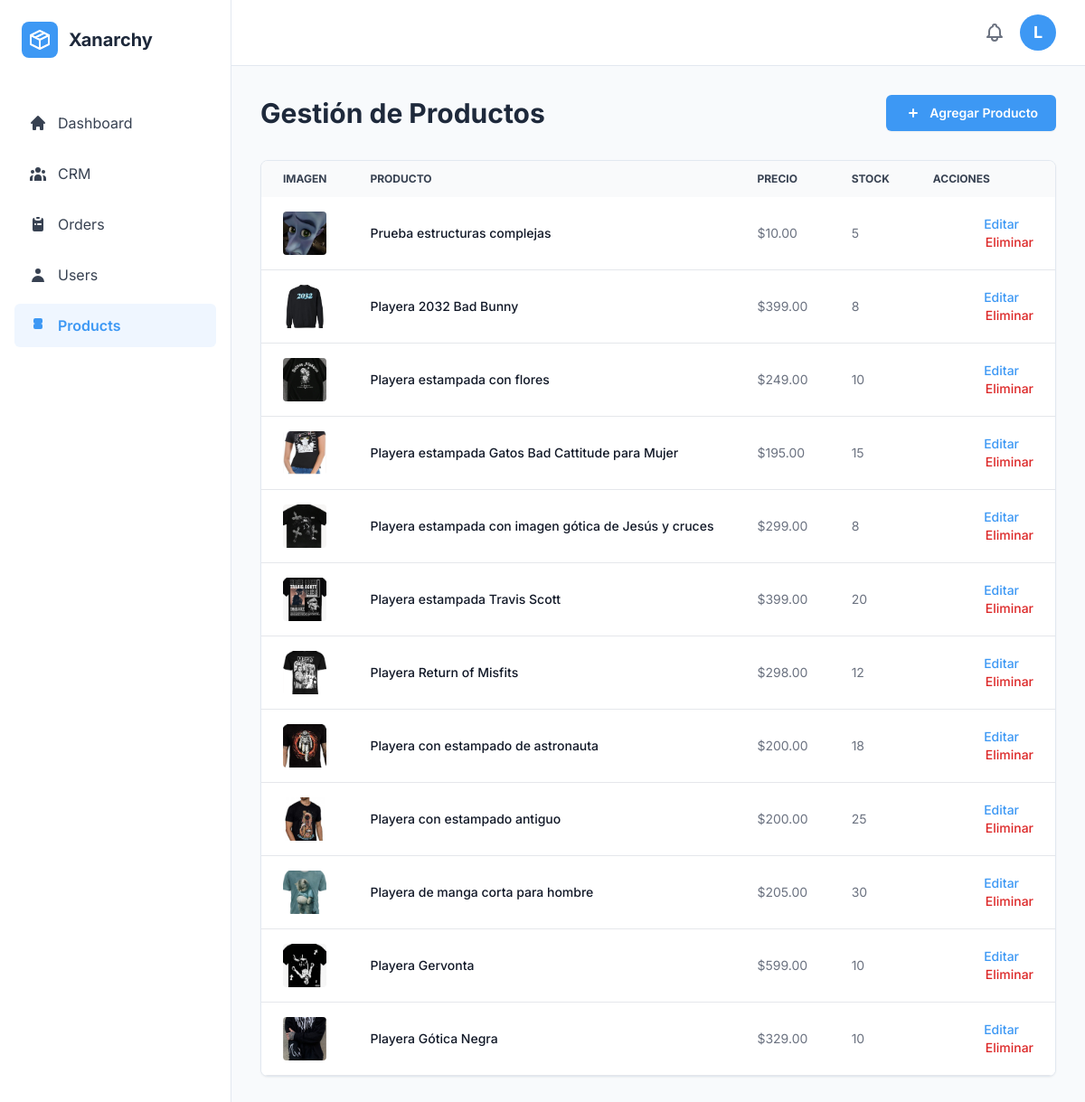
/admin/products.php (signed in), run on the app's committed database.
### tables this page shows
CREATE TABLE `products` (
  `id` int(10) unsigned NOT NULL AUTO_INCREMENT,
  `name` varchar(150) NOT NULL,
  `description` text DEFAULT NULL,
  `price` decimal(10,2) NOT NULL,
  `discount_percentage` decimal(5,2) DEFAULT 0.00,
  `image` varchar(255) DEFAULT NULL,
  `stock` int(10) unsigned NOT NULL DEFAULT 0,
  `created_at` timestamp NOT NULL DEFAULT current_timestamp(),
  PRIMARY KEY (`id`)
);

### admin/products.php (the view, shortened to what this page needs)
<?php
require_once __DIR__ . '/../includes/auth_admin.php';
$products = $pdo->query("SELECT id, name, price, stock, image FROM products ORDER BY created_at DESC")->fetchAll();
require_once __DIR__ . '/includes/header.php';
?>
    <div class="max-w-7xl mx-auto">
        <div class="flex flex-wrap justify-between items-center gap-4 mb-8">
            <h2 class="text-3xl font-bold text-[var(--text-primary)]">Gestión de Productos</h2>
            <a href="add_product.php" class="flex items-center justify-center gap-2 rounded-md h-10 px-5 bg-[var(--primary-color)] text-white text-sm font-semibold hover:bg-[var(--primary-color-hover)] transition-colors duration-200 shadow-sm">
                <svg class="h-5 w-5" fill="currentColor" viewBox="0 0 20 20"><path d="M10 5a1 1 0 011 1v3h3a1 1 0 110 2h-3v3a1 1 0 11-2 0v-3H6a1 1 0 110-2h3V6a1 1 0 011-1z"></path></svg>
                <span>Agregar Producto</span>
            </a>
        </div>
        <div class="bg-white rounded-lg shadow-sm border border-[var(--border-color)] overflow-hidden">
            <div class="overflow-x-auto">
                <table class="w-full text-sm text-left text-gray-500">
                    <thead class="text-xs text-gray-700 uppercase bg-gray-50">
                    <tr>
                        <th scope="col" class="px-6 py-3">Imagen</th>
                        <th scope="col" class="px-6 py-3 min-w-[250px]">Producto</th>
                        <th scope="col" class="px-6 py-3">Precio</th>
                        <th scope="col" class="px-6 py-3">Stock</th>
                        <th scope="col" class="px-6 py-3">Acciones</th>
                    </tr>
                    </thead>
                    <tbody>
                    <?php if (count($products) > 0): ?>
                        <?php foreach($products as $product): ?>
                            <tr class="bg-white border-b hover:bg-gray-50">
                                <td class="px-6 py-4">
                                    <img src="../<?php echo htmlspecialchars($product['image']); ?>" alt="<?php echo htmlspecialchars($product['name']); ?>" class="h-12 w-12 object-cover rounded">                                <th scope="row" class="px-6 py-4 font-medium text-gray-900 whitespace-nowrap">
                                    <?php echo htmlspecialchars($product['name']); ?>
                                </th>
                                <td class="px-6 py-4">$<?php echo number_format($product['price'], 2); ?></td>
                                <td class="px-6 py-4"><?php echo $product['stock']; ?></td>
                                <td class="px-6 py-4 text-right">
                                    <a href="edit_product.php?id=<?php echo $product['id']; ?>" class="font-medium text-[var(--primary-color)] hover:underline mr-4">Editar</a>
                                    <a href="delete_product.php?id=<?php echo $product['id']; ?>" class="font-medium text-red-600 hover:underline" onclick="return confirm('¿Estás seguro de que quieres eliminar este producto?');">Eliminar</a>
                                </td>
                            </tr>
                        <?php endforeach; ?>
                    <?php else: ?>
                        <tr class="bg-white border-b">
                            <td colspan="5" class="text-center py-4">No se encontraron productos.</td>
                        </tr>
                    <?php endif; ?>
                    </tbody>
                </table>
            </div>
        </div>
    </div>
<?php
require_once __DIR__ . '/includes/footer.php';
?>

### admin/includes/header.php (style rules this page uses)
:root { --primary-color: #3d98f4;--primary-color-hover: #2b7ed6;--background-color: #f8fafc;--sidebar-bg: #ffffff;--text-primary: #1e293b;--text-secondary: #64748b;--border-color: #e2e8f0; }
body { font-family: 'Inter', sans-serif; background-color: var(--background-color); }

### data on the page
products: image (picture), name "Prueba estructuras complejas", price "10.00", stock "5"
products: image (picture), name "Playera 2032 Bad Bunny", price "399.00", stock "8"
products: image+name (picture), name "Playera estampada con flores", price "249.00", stock "10"
products: image (picture), name "Playera estampada Gatos Bad Cattitude para Mujer", price "195.00", stock "15"
products: image (picture), name "Playera estampada con imagen gótica de Jesús y cruces", price "299.00", stock "8"
products: image (picture), name "Playera estampada Travis Scott", price "399.00", stock "20"
products: image+name (picture), name "Playera Return of Misfits", price "298.00", stock "12"
products: image (picture), name "Playera con estampado de astronauta", price "200.00", stock "18"
products: image (picture), name "Playera con estampado antiguo", price "200.00", stock "25"
products: image+name (picture), name "Playera de manga corta para hombre", price "205.00", stock "30"
products: image (picture), name "Playera Gervonta", price "599.00", stock "10"
products: image (picture), name "Playera Gótica Negra", price "329.00", stock "10"

### other printed values
$userInitial "L"
